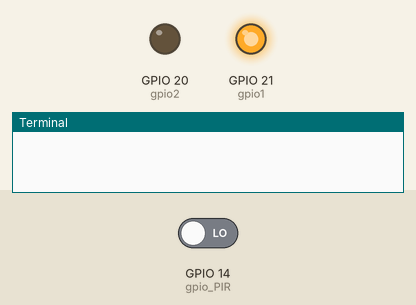
Bench run of a program on a simulated Raspberry Pi (BCM pin numbers). Shown: output pins drawn as LEDs (lit = HIGH), the last lines printed to the terminal. The test bench sets the inputs (shaded band); at power-on: GPIO 14 (gpio_PIR) LOW.

Above: at 1.2 s.
1.3 s: GPIO 14 (gpio_PIR) driven HIGH
At 1.9 s:
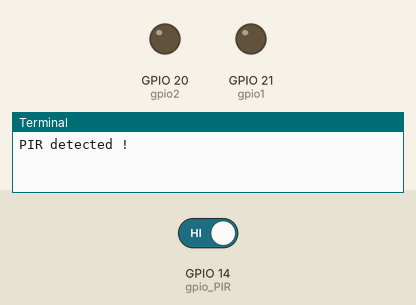
At 4.6 s:
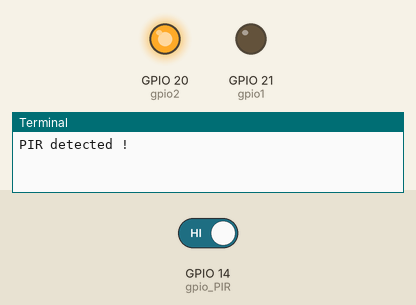
Timing chart, 0 to 10.3 s (numbered marks = the images above; inputs shaded):
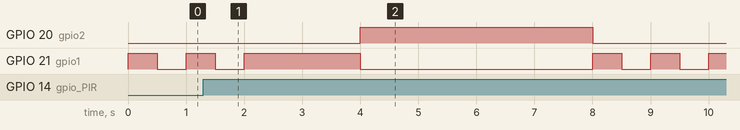

Measured:
- after the input at 1.3 s, GPIO 20 (gpio2): LOW → HIGH after 2.7 s, → LOW 4.0 s later

The program:

hw2_PIR_redGreen.py
```python
import RPi.GPIO as gpio
import time

def setup(gpio_num, OUT_IN):
    if OUT_IN == 'IN':
        gpio.setup(gpio_num, gpio.IN, pull_up_down=gpio.PUD_DOWN)
    elif OUT_IN == 'OUT':
        gpio.setup(gpio_num, gpio.OUT)
        gpio.output(gpio_num, gpio.LOW)

def motion(gpio_num):
    global status
    if gpio.input(gpio_num) and status == False:
        print('PIR detected !')
        status = True

def LED_blink(gpio_num, times):
    for i in range(times):
        gpio.output(gpio_num, gpio.HIGH)
        time.sleep(0.5)
        gpio.output(gpio_num, gpio.LOW)
        time.sleep(0.5)
def LED_on(gpio_num, secs):
    gpio.output(gpio_num, gpio.HIGH)
    time.sleep(secs)
    gpio.output(gpio_num, gpio.LOW)

if __name__ == '__main__':
    try:
        # global variable setting
        status = False
        gpio_PIR = 14
        gpio1 = 21
        gpio2 = 20

        gpio.setmode(gpio.BCM)
        # PIR
        setup(gpio_PIR, 'IN')
        # redGreen
        setup(gpio2, 'OUT')
        setup(gpio1, 'OUT')

        gpio.add_event_detect(gpio_PIR, gpio.RISING, callback=motion, bouncetime=300)

        while True:
            LED_blink(gpio1, 1)
            if status == True:
                LED_on(gpio1,2)
                LED_on(gpio2,4)
                status = False
    finally:
        gpio.cleanup()
```
